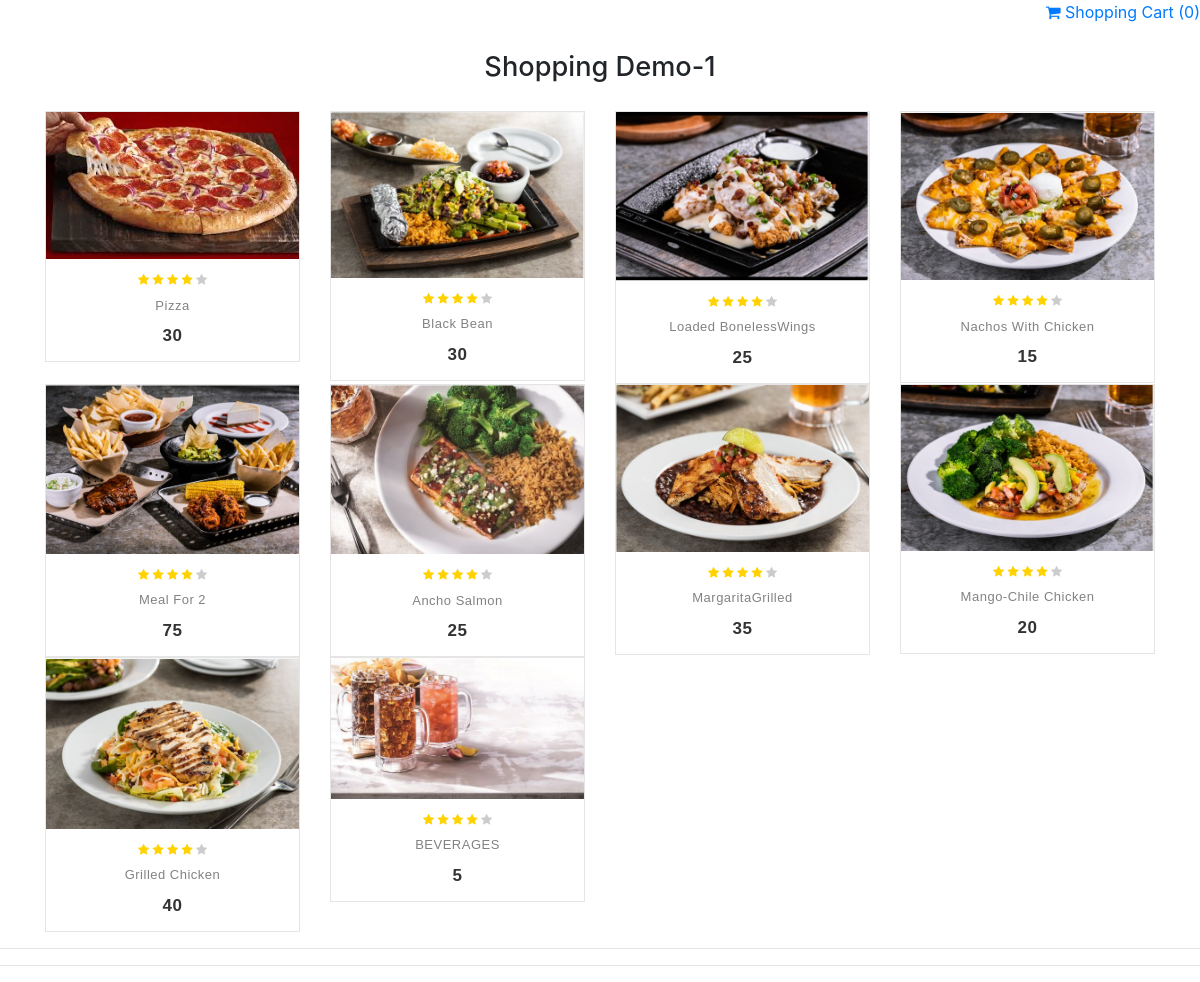
The page /cart/cartOrder/index.php on the database its author committed.
### tables this page shows
CREATE TABLE IF NOT EXISTS `products` (
  `pid` int(8) NOT NULL,
  `Name` varchar(20) NOT NULL,
  `Desription` text NOT NULL,
  `Price` double NOT NULL,
  `File` text NOT NULL,
  PRIMARY KEY (`pid`),
  KEY `pid` (`pid`)
);

### cart/cartOrder/Db.php (called while the page is built, shortened)
<?php
class Db
{
    protected $connection;
    public function __construct($dbhost = 'localhost', $dbuser = 'root', $dbpass = '', $dbname = 'restaurant', $charset = 'utf8')
    {
        try {
            $this->connection = new PDO("mysql:host=$dbhost;dbname=$dbname", $dbuser, $dbpass);
            $this->connection->setAttribute(PDO::ATTR_ERRMODE, PDO::ERRMODE_EXCEPTION);
        }
        catch(PDOException $e)
        {
            echo "Connection failed: " . $e->getMessage();
        }
    }
    public function getProducts() {
        $stmt = $this->connection->prepare("SELECT * FROM products ");
        $stmt->execute();
        $products = $stmt->fetchAll();
        return $products;
    }
    public function getNumberOfProducts() {
        $n = 0;
        return $n;
    }
}

### cart/cartOrder/index.php (the view, shortened to what this page needs)
<?php
require_once 'Db.php';
$connection = new Db();
$products = $connection->getProducts();
$nProductsCart = $connection->getNumberOfProducts();
?>
<div class="row">
    <div class="col-md-12">
        <a href="cart.php" class="shopping-cart-button float-right" data-toggle="shopping-cart-dropdown">
            <i class="fa fa-shopping-cart"></i>
            <span class="text">Shopping Cart (<?= $nProductsCart ?>)</span>
        </a>
    </div>
</div>
<div class="container">
    <h3 class="h3">shopping Demo-1 </h3>
    <div class="row">
        <?php
        foreach ($products as $product) {
                ?>
            <div class="col-md-3 col-sm-6">
                    <div class="product-grid">
                        <div class="product-image">
                            <a href="#">
                            </a>
                        </div>
                        <ul class="rating">
                            <li class="fa fa-star"></li>
                            <li class="fa fa-star"></li>
                            <li class="fa fa-star"></li>
                            <li class="fa fa-star"></li>
                            <li class="fa fa-star disable"></li>
                        </ul>
                        <div class="product-content">
                            <h3 class="title"><a href="#"><?= $product["Name"] ?></a></h3>
                            <div class="price"><?= $product["Price"] ?>
                            </div>
                            <a class="add-to-cart" href="index.php?add=<?= $product["pid"] ?>">+ Add To Cart</a>
                        </div>
                    </div>
                </div>
        <?php
            }
        ?>
    </div>
</div>
<hr>
<hr>

### cart/cartOrder/css/style.css (style rules this page uses)
h3.h3 { text-align:center;margin:1em;text-transform:capitalize;font-size:1.7em; }
.product-grid { font-family:Raleway,sans-serif;text-align:center;padding:0 0 72px;border:1px solid rgba(0,0,0,.1);overflow:hidden;position:relative;z-index:1 }
.product-grid .product-image { position:relative;transition:all .3s ease 0s }
.product-grid .product-image a { display:block }
.product-grid .rating { color:#FFD200;font-size:12px;padding:12px 0 0;margin:0;list-style:none;position:relative;z-index:-1 }
.product-grid .rating li.disable { color:rgba(0,0,0,.2) }
.product-grid .product-content { background-color:#fff;text-align:center;padding:12px 0;margin:0 auto;position:absolute;left:0;right:0;bottom:-27px;z-index:1;transition:all .3s }
.product-grid .title { font-size:13px;font-weight:400;letter-spacing:.5px;text-transform:capitalize;margin:0 0 10px;transition:all .3s ease 0s }
.product-grid .title a { color:#828282 }
.product-grid .price { color:#333;font-size:17px;font-family:Montserrat,sans-serif;font-weight:700;letter-spacing:.6px;margin-bottom:8px;text-align:center;transition:all .3s }
.product-grid .add-to-cart { color:#000;font-size:13px;font-weight:600 }

### rows shown on the page
products: Name "Pizza", Price "30"
products: Name "Black Bean", Price "30"
products: Name "Loaded BonelessWings", Price "25"
products: Name "Nachos With Chicken", Price "15"
products: Name "Meal For 2", Price "75"
products: Name "Ancho Salmon", Price "25"
products: Name "MargaritaGrilled", Price "35"
products: Name "Mango-Chile Chicken", Price "20"
products: Name "Grilled Chicken", Price "40"
products: Name "BEVERAGES", Price "5"

### other values the page prints
$nProductsCart "0"
